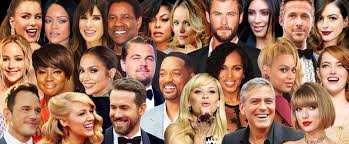
%> input picture Lab5/Part1-Bounding_Box_Insertion/People.jpg, 349 x 144 px
$ octave Lab5_Q1.m   (GNU Octave 9; MATLAB toolbox functions it lacks are replaced by stand-ins)
%> lines starting %> are read from the running program, lines starting %| are printed output that depends on the picture
% Accidents by machine-learning-based Facial detection
faceDetector = vision.CascadeObjectDetector();
ImC = imread('People.jpg');
%> ImC is the input picture: size 144x349x3 uint8; mean R, G, B 158.4, 115.5, 93.1
bbox = step(faceDetector, ImC);
%> bbox = 21 rows, first 8: [12 94 43 43; 15 4 36 36; 35 61 32 32; 40 8 35 35; 73 58 35 35; 74 7 33 33; 102 4 37 37; 125 44 38 38]
Faces = insertShape(ImC, 'Rectangle', bbox);
subplot(2,1,1), imshow(Faces); title('bbox21: Detected faces');

%Manually insert the 3 missing bounding boxes to previous bbox array
bbox(22:24, 1:4) = [0,50,30,30; 70,100,30,30; 110,95,35,35];
%Re-display the bounding boxes and create new facecs image
Faces = insertShape(ImC, 'Rectangle', bbox);
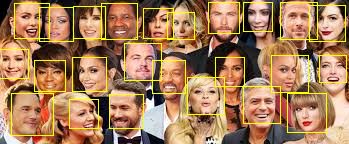
%> Faces: size 144x349x3 uint8; mean R, G, B 165.4, 125.1, 88.1
%display new image with the 24 bounding boxes
subplot(2,1,2),imshow(Faces); title('bbox24: Detected faces');

%loop through each boundary box
for i = 1:24
    %crop the portion of the image that the boundary box contains
    croppedImg = imcrop(ImC, bbox(i, 1:4));
    %plot the extracted face
    subplot(4,6,i), imshow(croppedImg);
end
%> this loop made 24 passes
%> pass 1, `croppedImg = imcrop(ImC, bbox(i, 1:4));`:
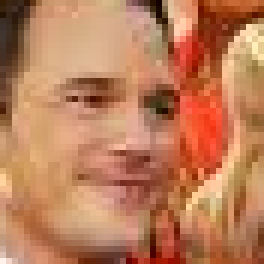
%> croppedImg: size 44x44x3 uint8 (shown 6 times larger); mean R, G, B 188.5, 125, 89.4
%> pass 2, `croppedImg = imcrop(ImC, bbox(i, 1:4));`:
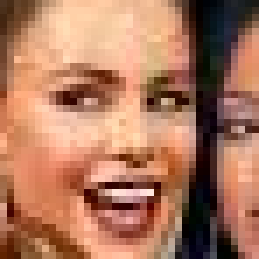
%> croppedImg: size 37x37x3 uint8 (shown 7 times larger); mean R, G, B 172.9, 119.1, 93.3
%> pass 3, `croppedImg = imcrop(ImC, bbox(i, 1:4));`:
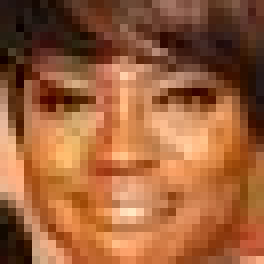
%> croppedImg: size 33x33x3 uint8 (shown 8 times larger); mean R, G, B 156.8, 96.1, 58.3
%> after the loop:
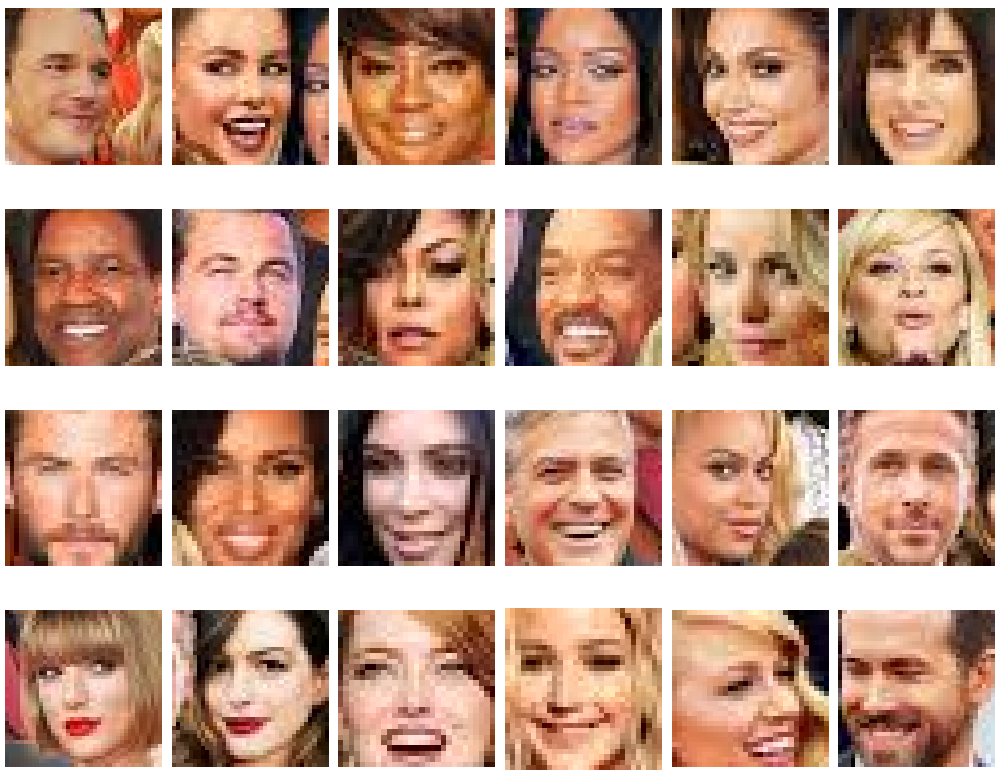
%> figure redrawn from the program's plot data, 24 panels
